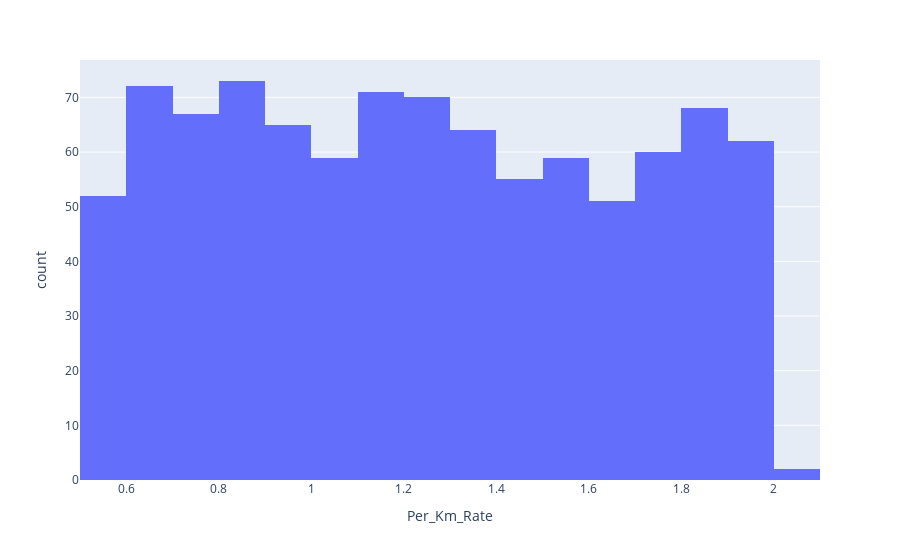

Notebook cell for this chart:
### Code cell
px.histogram(df_taxi_pricing,x='Per_Km_Rate')

### Figure 1 — Plotly figure (JSON) as saved in the notebook; plotly's stock layout.template omitted (floating-point values rounded to 4 significant figures; data arrays with more than 128 entries replaced by an {"elided": "..."} marker saying what was removed)
{"data": [{"bingroup": "x", "hovertemplate": "Per_Km_Rate=%{x}<br>count=%{y}<extra></extra>", "legendgroup": "", "marker": {"color": "#636efa", "pattern": {"shape": ""}}, "name": "", "orientation": "v", "showlegend": false, "type": "histogram", "x": {"elided": "1000 float values"}, "xaxis": "x", "yaxis": "y"}], "layout": {"barmode": "relative", "legend": {"tracegroupgap": 0}, "margin": {"t": 60}, "xaxis": {"anchor": "y", "domain": [0, 1], "title": {"text": "Per_Km_Rate"}}, "yaxis": {"anchor": "x", "domain": [0, 1], "title": {"text": "count"}}}}
